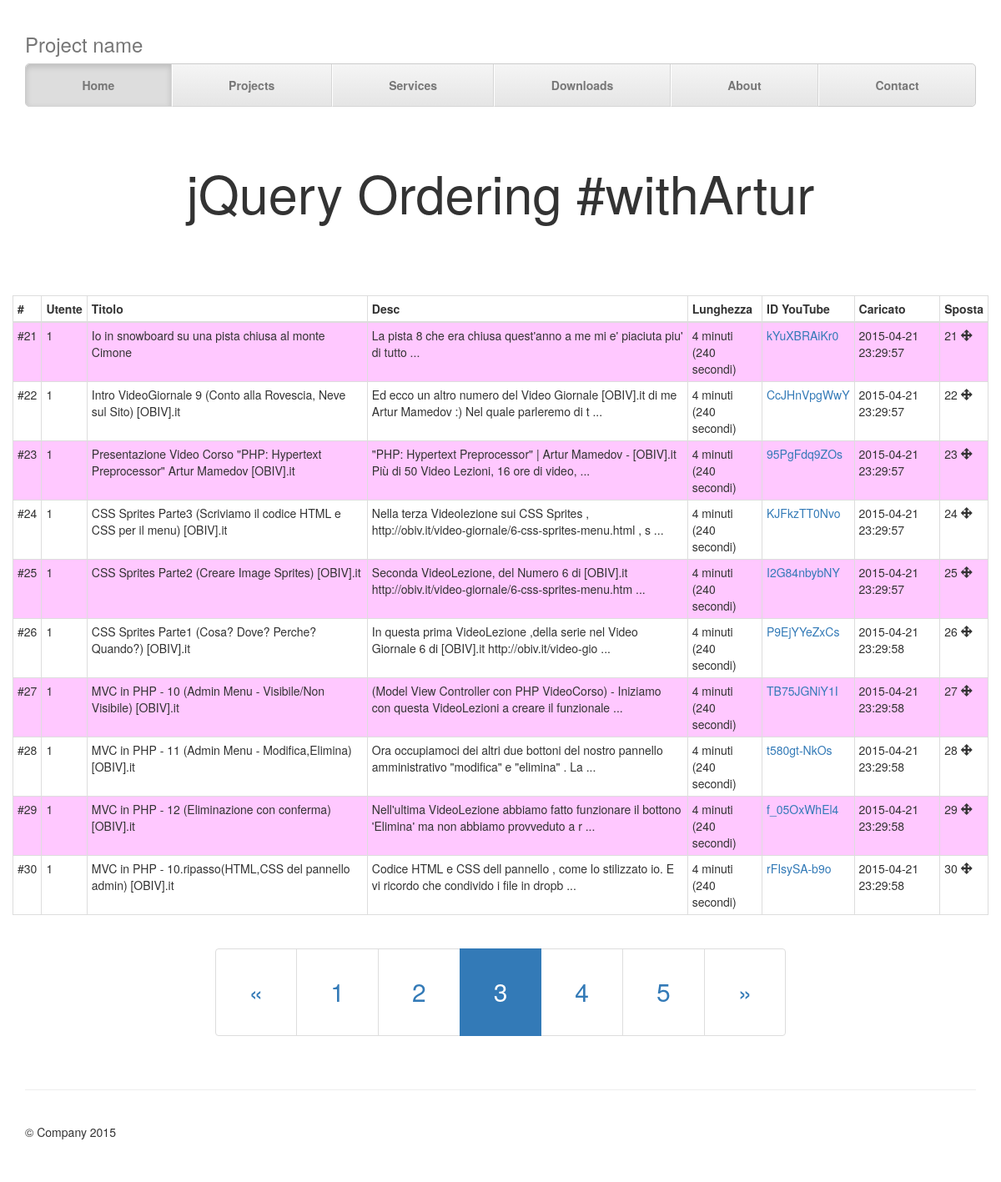
The page /index.php?page=3 on the database its author committed.
### tables this page shows
CREATE TABLE IF NOT EXISTS `jowa_videos` (
  `id` bigint(20) unsigned NOT NULL,
  `user_id` bigint(20) unsigned NOT NULL,
  `position` bigint(20) unsigned NOT NULL,
  `title` varchar(255) NOT NULL,
  `description` text NOT NULL,
  `lenght_seconds` int(10) unsigned NOT NULL,
  `id_youtube` varchar(255) NOT NULL,
  `ts_uploaded` timestamp NOT NULL DEFAULT CURRENT_TIMESTAMP
);

### libraries/Mysqli.php (called while the page is built, shortened)
<?php
class Database_Mysqli {
    private $query;
    private $_connection = null;
    private $result;
    public $charset = 'utf8';
    public function config($host = null, $user = null, $password = null, $database = null, $charset = null, $port = null, $socket = null){
        $this->host = ($host != null)?$host:$this->host;
        $this->user = ($user != null)?$user:$this->user;
        $this->password = ($password != null)?$password:$this->password;
        $this->database = ($database != null)?$database:$this->database;
        $this->charset = ($charset != null)?$charset:$this->charset;
        $this->port = ($port != null)?$port:$this->port;
        $this->socket = ($socket != null)?$socket:$this->socket;
        return true;
    }
    public function _connect(){
        if($this->_connection) {
            return;
        }
        $this->_connection = new mysqli($this->host, $this->user, $this->password, $this->database, $this->port, $this->socket);
        if(mysqli_connect_errno()){
            $this->_disconnect();
            throw new Exception('No Connect to DB error: '. mysqli_connect_error());
        } else
            $this->_connection->set_charset($this->charset);
        return true;
    }
    public function query($sql = null){
        if($sql != null)
            $this->query = $sql;
        $this->result = $this->_connection->query($this->query);
        return $this->result;
    }
    public function fetch($style = null, $result = null)
    {
        $row = false;
        switch ($style) {
            case'FETCH_NUM':
                $row = $this->result->num_rows;
                break;
        }
        return $row;
    }
    public function fetchAll($style = null, $result = null)
    {
        $row = false;
        switch ($style) {
            case'FETCH_OBJ':
                while($res = $this->result->fetch_object()){
                    $row[] = $res;
                }
            break;
        }
        return $row;
    }
    public function __set($name, $value){
        if(isset($this->$name) || $this->$name == null){
            return true;
        }
        return false;
    }
    public function __get($name){
        return (isset($this->$name)) ? $this->$name : null;
    }
}
?>

### index.php (the view, shortened to what this page needs)
<?php
require_once 'libraries/Mysqli.php';
$db = new Database_Mysqli('localhost', 'root', '', 'jowa');
$db->query('SELECT * FROM jowa_videos');
$videos_num = $db->fetch(Database_Mysqli::FETCH_NUM);
$real_page = (isset($_GET['page'])) ? $_GET['page'] : 1;
$page = $real_page - 1;
$offset = $page * 10;
$limit = 10;
$db->query("SELECT * FROM jowa_videos ORDER BY position ASC LIMIT {$offset}, {$limit}");
$videos = $db->fetchAll(Database_Mysqli::FETCH_OBJ);
?>
<!doctype html>
<html class="no-js" lang="">
    <head>
		<link rel="stylesheet" href="https://maxcdn.bootstrapcdn.com/bootstrap/3.3.4/css/bootstrap.min.css">
        <link rel="stylesheet" href="css/style.css">
    </head>
    <body>
    <div class="container">
      <div class="masthead">
        <h3 class="text-muted">Project name</h3>
        <nav>
          <ul class="nav nav-justified">
            <li class="active"><a href="#">Home</a></li>
            <li><a href="#">Projects</a></li>
            <li><a href="#">Services</a></li>
            <li><a href="#">Downloads</a></li>
            <li><a href="#">About</a></li>
            <li><a href="#">Contact</a></li>
          </ul>
        </nav>
      </div>
      <div class="jumbotron">
        <h1>jQuery Ordering #withArtur</h1>
      </div>
        <div class="row">
            <table class="table table-striped table-hover table-bordered table-condensed">
                <thead>
                    <th>#</th>
                    <th>Utente</th>
                    <th>Titolo</th>
                    <th>Desc</th>
                    <th>Lunghezza</th>
                    <th>ID YouTube</th>
                    <th>Caricato</th>
                    <th>Sposta</th>
                </thead>
                <tbody id="sortable">
                    <?php foreach($videos as $video): ?>
                    <tr class="ui-state-default" data-elementid="<?php echo $video->id; ?>">
                        <td class="">
                            #<?php echo $video->id; ?>
                        </td>
                        <td><?php echo $video->user_id; ?></td>
                        <td><?php echo $video->title; ?></td>
                        <td>
                            <?php echo substr($video->description, 0, 100); ?>
                            ...
                        </td>
                        <td>
                            <?php echo $video->lenght_seconds / 60; ?> minuti
                            <br>
                            (<?php echo $video->lenght_seconds; ?> secondi)
                        </td>
                        <td><a href="https://youtu.be/<?php echo $video->id_youtube; ?>" target="_blank"><?php echo $video->id_youtube; ?></a></td>
                        <td><?php echo $video->ts_uploaded; ?></td>
						<td class="srtbl-move">
                            <?php echo $video->position; ?>
                            <i class="glyphicon glyphicon-move"></i>
                        </td>
                    </tr>
                    <?php endforeach; ?>
                </tbody>
            </table>
            <nav class="text-center">
                <ul id="pagination" class="pagination">
                  <li>
                    <a href="#" aria-label="Previous" class="connectPage">
                      <span aria-hidden="true">&laquo;</span>
                    </a>
                  </li>
                    <?php for($p=1;$p<=$videos_num/10;$p++): ?>
                        <li class="<?php echo ($real_page == $p) ? 'active' : ''; ?>"><a href="/index.php?page=<?php echo $p; ?>" class="connectPage" data-page="<?php echo $p; ?>"><?php echo $p; ?></a></li>
                    <?php endfor; ?>
                  <li>
                    <a href="#" aria-label="Next" class="connectPage">
                      <span aria-hidden="true">&raquo;</span>
                    </a>
                  </li>
                </ul>
        </div>
        <footer class="footer">
            <p>&copy; Company 2015</p>
        </footer>
        </div>
    </body>
</html>

### css/style.css (style rules this page uses)
html { color: #222; font-size: 1em; line-height: 1.4; }
body { padding-top: 20px; }
.footer { padding-top: 40px; padding-bottom: 40px; margin-top: 40px; border-top: 1px solid #eee; }
.jumbotron { text-align: center; background-color: transparent; }
.nav-justified { background-color: #eee; border: 1px solid #ccc; border-radius: 5px; }
.nav-justified > li > a { padding-top: 15px; padding-bottom: 15px; margin-bottom: 0; font-weight: bold; color: #777; text-align: center; background-color: #e5e5e5; background-image: -webkit-gradient(linear, left top, left bottom, from(#f5f5f5), to(#e5e5e5)); background-image: -webkit-linear-gradient(top, #f5f5f5 0%, #e5e5e5 100%); background-image: -o-linear-gradient(top, #f5f5f5 0%, #e5e5e5 100%); background-image: -webkit-gradient(linear, left top, left bottom, from(top), color-stop(0%, #f5f5f5), to(#e5e5e5)); background-image: linear-gradient(top, #f5f5f5 0%, #e5e5e5 100%); filter: progid:DXImageTransform.Microsoft.gradient( startColorstr='#f5f5f5', endColorstr='#e5e5e5',GradientType=0 ); background-repeat: repeat-x; border-bottom: 1px solid #d5d5d5; }
.nav-justified > .active > a, .nav-justified > .active > a:hover, .nav-justified > .active > a:focus { background-color: #ddd; background-image: none; -webkit-box-shadow: inset 0 3px 7px rgba(0,0,0,.15); box-shadow: inset 0 3px 7px rgba(0,0,0,.15); }
.nav-justified > li:first-child > a { border-radius: 5px 5px 0 0; }
.nav-justified > li:last-child > a { border-bottom: 0; border-radius: 0 0 5px 5px; }
@media (min-width: 768px) { .nav-justified { max-height: 52px; } }
@media (min-width: 768px) { .nav-justified > li > a { border-right: 1px solid #d5d5d5; border-left: 1px solid #fff; } }
@media (min-width: 768px) { .nav-justified > li:first-child > a { border-left: 0; border-radius: 5px 0 0 5px; } }
@media (min-width: 768px) { .nav-justified > li:last-child > a { border-right: 0; border-radius: 0 5px 5px 0; } }
@media screen and (min-width: 768px) { .masthead, .marketing, .footer { padding-right: 0; padding-left: 0; } }

### index.php (style rules this page uses)
.table-striped > tbody > tr:nth-of-type(2n+1) { background-color: #ffc8ff; }
#pagination a { font-size: 30px; padding: 30px 40px; }

### rows shown on the page
jowa_videos: id "21", user "1", title "Io in snowboard su una pista chiusa al monte Cimone", description "La pista 8 che era chiusa quest'anno a me mi e' piaciuta piu' di tutto", $video->lenght_seconds/60 "4", lenght_seconds "240", id_youtube "kYuXBRAiKr0", ts_uploaded "2015-04-21 23:29:57", position "21"
jowa_videos: id "22", user "1", title "Intro VideoGiornale 9 (Conto alla Rovescia, Neve sul Sito) [OBIV].it", description "Ed ecco un altro numero del Video Giornale [OBIV].it di me Artur Mamedov :) Nel quale parleremo di t", $video->lenght_seconds/60 "4", lenght_seconds "240", id_youtube "CcJHnVpgWwY", ts_uploaded "2015-04-21 23:29:57", position "22"
jowa_videos: id "23", user "1", title "Presentazione Video Corso \"PHP: Hypertext Preprocessor\" Artur Mamedov [OBIV].it", description "\"PHP: Hypertext Preprocessor\" | Artur Mamedov - [OBIV].it Più di 50 Video Lezioni, 16 ore di video,", $video->lenght_seconds/60 "4", lenght_seconds "240", id_youtube "95PgFdq9ZOs", ts_uploaded "2015-04-21 23:29:57", position "23"
jowa_videos: id "24", user "1", title "CSS Sprites Parte3 (Scriviamo il codice HTML e CSS per il menu) [OBIV].it", description "Nella terza Videolezione sui CSS Sprites , http://obiv.it/video-giornale/6-css-sprites-menu.html , s", $video->lenght_seconds/60 "4", lenght_seconds "240", id_youtube "KJFkzTT0Nvo", ts_uploaded "2015-04-21 23:29:57", position "24"
jowa_videos: id "25", user "1", title "CSS Sprites Parte2 (Creare Image Sprites) [OBIV].it", description "Seconda VideoLezione, del Numero 6 di [OBIV].it http://obiv.it/video-giornale/6-css-sprites-menu.htm", $video->lenght_seconds/60 "4", lenght_seconds "240", id_youtube "I2G84nbybNY", ts_uploaded "2015-04-21 23:29:57", position "25"
jowa_videos: id "26", user "1", title "CSS Sprites Parte1 (Cosa? Dove? Perche? Quando?) [OBIV].it", description "In questa prima VideoLezione ,della serie nel Video Giornale 6 di [OBIV].it http://obiv.it/video-gio", $video->lenght_seconds/60 "4", lenght_seconds "240", id_youtube "P9EjYYeZxCs", ts_uploaded "2015-04-21 23:29:58", position "26"
jowa_videos: id "27", user "1", title "MVC in PHP - 10 (Admin Menu - Visibile/Non Visibile) [OBIV].it", description "(Model View Controller con PHP VideoCorso) - Iniziamo con questa VideoLezioni a creare il funzionale", $video->lenght_seconds/60 "4", lenght_seconds "240", id_youtube "TB75JGNiY1I", ts_uploaded "2015-04-21 23:29:58", position "27"
jowa_videos: id "28", user "1", title "MVC in PHP - 11 (Admin Menu - Modifica,Elimina) [OBIV].it", description "Ora occupiamoci dei altri due bottoni del nostro pannello amministrativo \"modifica\" e \"elimina\" . La", $video->lenght_seconds/60 "4", lenght_seconds "240", id_youtube "t580gt-NkOs", ts_uploaded "2015-04-21 23:29:58", position "28"
jowa_videos: id "29", user "1", title "MVC in PHP - 12 (Eliminazione con conferma) [OBIV].it", description "Nell'ultima VideoLezione abbiamo fatto funzionare il bottono 'Elimina' ma non abbiamo provveduto a r", $video->lenght_seconds/60 "4", lenght_seconds "240", id_youtube "f_05OxWhEl4", ts_uploaded "2015-04-21 23:29:58", position "29"
jowa_videos: id "30", user "1", title "MVC in PHP - 10.ripasso(HTML,CSS del pannello admin) [OBIV].it", description "Codice HTML e CSS dell pannello , come lo stilizzato io. E vi ricordo che condivido i file in dropb", $video->lenght_seconds/60 "4", lenght_seconds "240", id_youtube "rFIsySA-b9o", ts_uploaded "2015-04-21 23:29:58", position "30"
